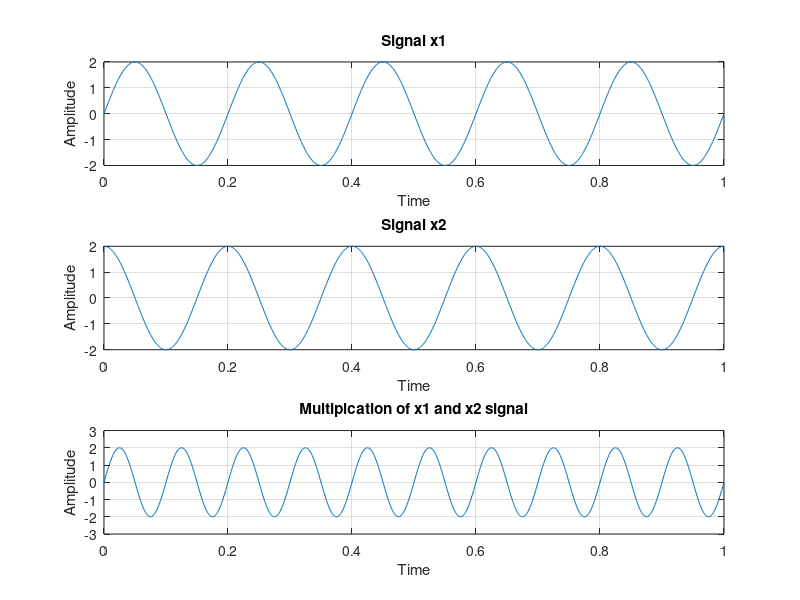

MATLAB code for this plot:
% Multiplication of Signals

t = 0:0.001:1;
a = 2;
f = 5;

x1 = a*sin(2*pi*f*t);
subplot(3,1,1);
plot(t,x1);
title('Signal x1');
xlabel('Time');
ylabel('Amplitude');
grid on;

x2 = a*cos(2*pi*f*t);
subplot(3,1,2);
plot(t,x2);
title('Signal x2');
xlabel('Time');
ylabel('Amplitude');
grid on;

y = x1.*x2;
subplot(3,1,3);
plot(t,y);
title('Multiplcation of x1 and x2 signal');
xlabel('Time');
ylabel('Amplitude');
grid on;
